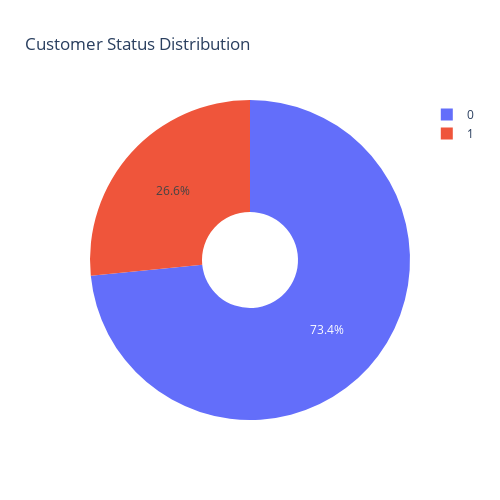

Here is the notebook cell this chart was saved with:
### Markdown cell above
Total customer count is 6920, percentage of churned is 26.58% and active customer stands at 73.42%.
Showing major imbalance, as active customer is 3 times the churned

### Code cell
print("=" * 60)
print("TARGET ANALYSIS (CUSTOMER CHURN)")
print("=" * 60)

# Churn Distribution
fig = px.pie(
    df,
    names="Churn Value",       
    title="Customer Status Distribution",
    width=500,
    height=500,                       
    hole=0.3
)
fig.show()

### Figure 1 — Plotly figure (JSON) as saved in the notebook; plotly's stock layout.template omitted (floating-point values rounded to 4 significant figures; data arrays with more than 128 entries replaced by an {"elided": "..."} marker saying what was removed)
{"data": [{"domain": {"x": [0, 1], "y": [0, 1]}, "hole": 0.3, "hovertemplate": "Churn Value=%{label}<extra></extra>", "labels": {"elided": "7032 int values"}, "legendgroup": "", "name": "", "showlegend": true, "type": "pie"}], "layout": {"height": 500, "legend": {"tracegroupgap": 0}, "title": {"text": "Customer Status Distribution"}, "width": 500}}
